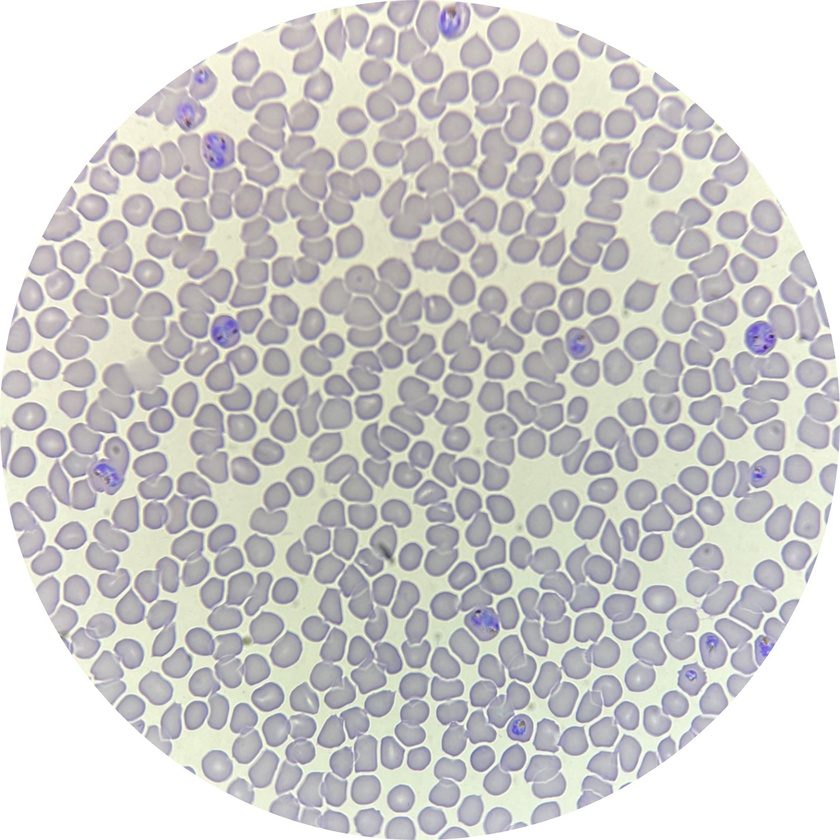
#> input picture Cell-Counting/sample_infected_1.jpg, 840 x 840 px, shrunk from 1430 x 1429 before the run, found by its file name
$ python '개수세기_circle_감염_hmap.py'
#> lines starting #> are read from the running program, lines starting #| are printed output that depends on the picture; after the words box and inside, x2 and y2 are one past the last pixel; in counts of white or black regions, pixels touching at a corner belong together
import cv2
import numpy as np
import matplotlib.pyplot as plt

# ===============================
# 0. 이미지 로드
# ===============================
img = cv2.imread("Cell-Counting\sample_infected_1.jpg")
#> img is the input picture: shape (840, 840, 3); mean B, G, R 202.1, 203.6, 204.9
assert img is not None, "이미지를 불러올 수 없습니다."
orig = img.copy()

# ===============================
# 1. Grayscale & Preprocessing
# ===============================
gray = cv2.cvtColor(img, cv2.COLOR_BGR2GRAY)
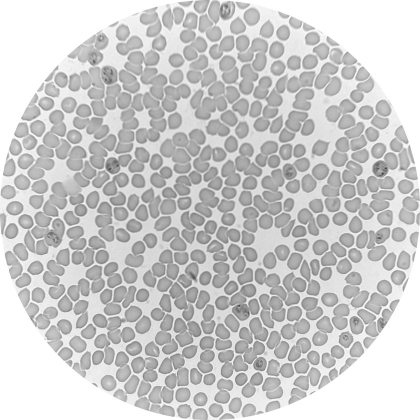
#> gray: shape (840, 840) (shown at 1/2 size); min 38, max 255, mean 203.8

# ===============================
# 2. k-means
# ===============================
Z = gray.reshape((-1, 1)).astype(np.float32)
K = 2
criteria = (cv2.TERM_CRITERIA_EPS + cv2.TERM_CRITERIA_MAX_ITER, 10, 1.0)

_, labels, centers = cv2.kmeans(
    Z, K, None, criteria, 10, cv2.KMEANS_RANDOM_CENTERS
)
#> centers = [171, 240.1]
segmented = centers[labels.flatten()].reshape(gray.shape).astype(np.uint8)
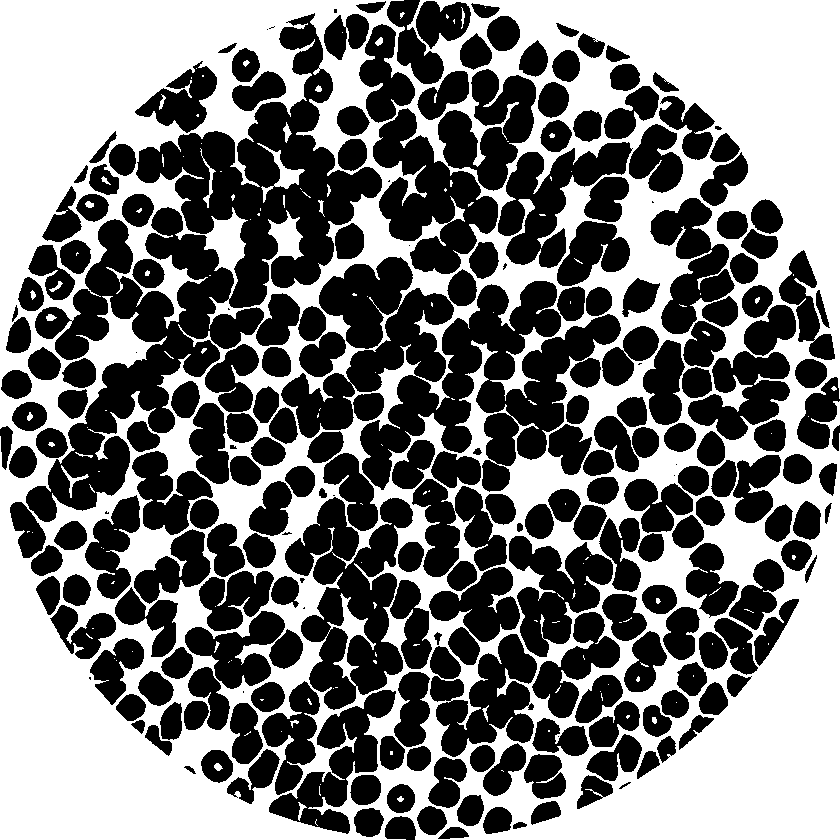
#> segmented: shape (840, 840); values 171 (black) and 240 (white), 47.6% white; 148 white regions (113 under 20 px), largest, box (x1, y1, x2, y2) and area: (0, 0, 840, 840) 333371, (257, 143, 305, 203) 604, (200, 148, 216, 208) 174

# ===============================
# 3. Binary mask
# ===============================
#_, binary = cv2.threshold(
#    segmented, 0, 255, cv2.THRESH_BINARY_INV + cv2.THRESH_OTSU
#)

cell_cluster = np.argmin(centers)  # 더 어두운 클러스터
#> cell_cluster = 0
binary = (labels.reshape(gray.shape) == cell_cluster).astype(np.uint8) * 255


# ===============================
# 4. Morphology
# ===============================
kernel = np.ones((3, 3), np.uint8)
opening = cv2.morphologyEx(binary, cv2.MORPH_OPEN, kernel, iterations=2)
#> opening: shape (840, 840); 51.8% white; 105 black regions (78 under 20 px), largest, box (x1, y1, x2, y2) and area: (0, 0, 840, 840) 338726, (200, 148, 222, 208) 182, (46, 314, 57, 321) 53

# ===============================
# 3-1. Hole filling (적혈구 내부 구멍 제거)
# ===============================
h, w = binary.shape
mask = np.zeros((h + 2, w + 2), np.uint8)

binary_filled = binary.copy()
mask = np.zeros((h + 2, w + 2), np.uint8)

# 테두리 전체를 seed로 flood fill
for x in range(w):
    cv2.floodFill(binary_filled, mask, (x, 0), 255)
    cv2.floodFill(binary_filled, mask, (x, h-1), 255)
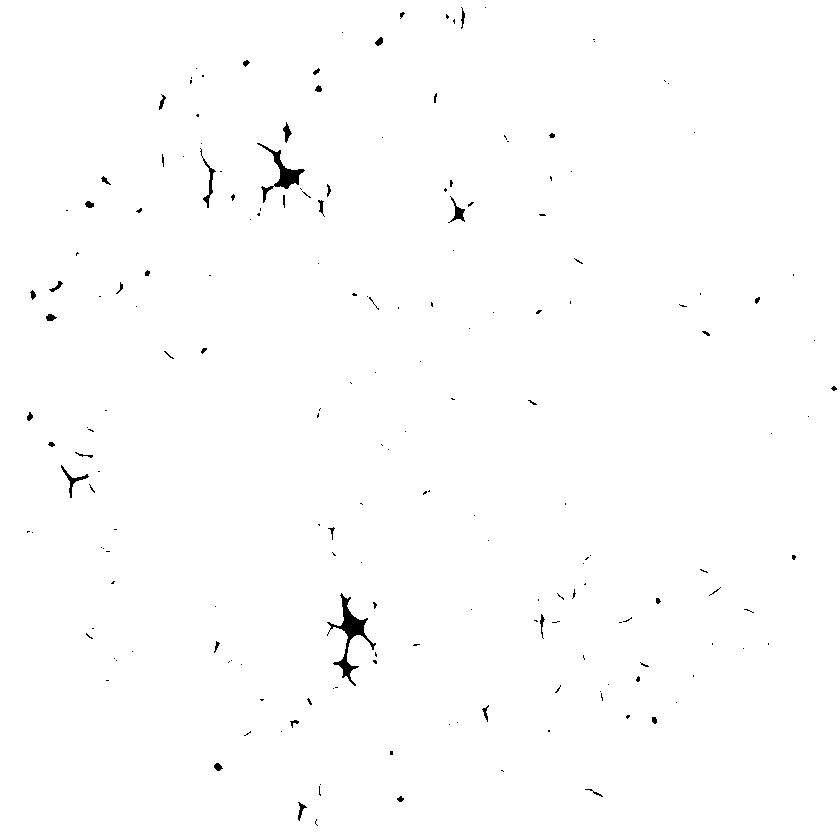
#> binary_filled: shape (840, 840); 99.4% white; 189 black regions (148 under 20 px), largest, box (x1, y1, x2, y2) and area: (327, 593, 376, 686) 917, (257, 143, 305, 203) 604, (200, 148, 216, 208) 174

for y in range(h):
    cv2.floodFill(binary_filled, mask, (0, y), 255)
    cv2.floodFill(binary_filled, mask, (w-1, y), 255)

binary_filled_inv = cv2.bitwise_not(binary_filled)
binary = binary | binary_filled_inv
#> binary: shape (840, 840); 52.9% white; 1 black region, box (x1, y1, x2, y2) and area: (0, 0, 840, 840) 332041

# ===============================
# 5. Distance Transform & Peak Detection
# ===============================
dist = cv2.distanceTransform(opening, cv2.DIST_L2, 5)

min_peak_ratio = 0.20
local_max = (cv2.dilate(dist, np.ones((3, 3))) == dist) & (dist > min_peak_ratio * dist.max())
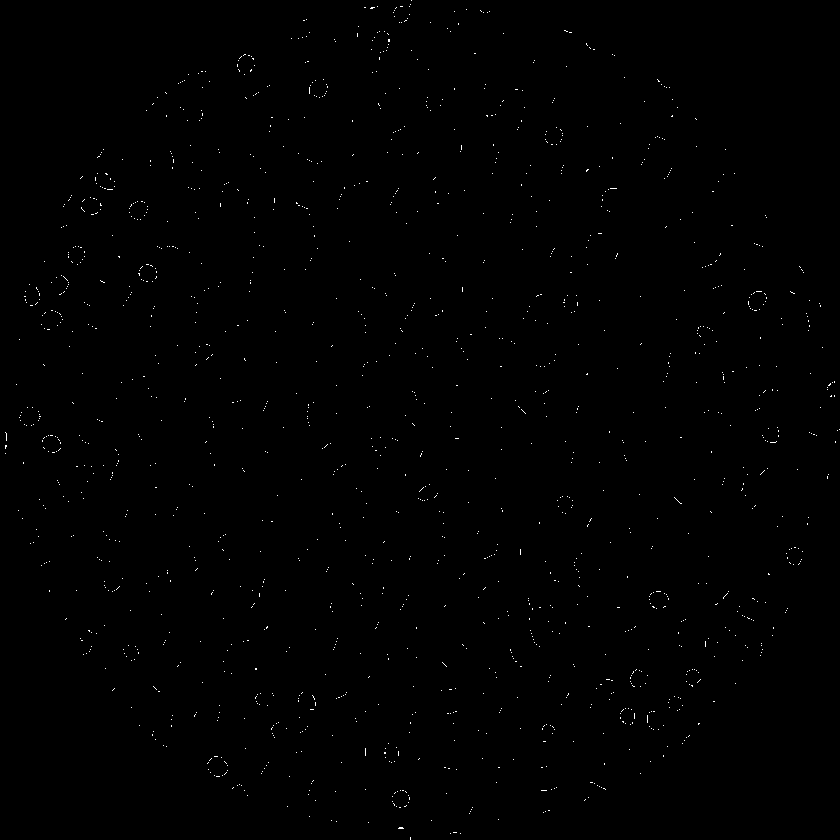
#> local_max: shape (840, 840) bool; 0.32% white in thin lines or dots
num_peaks, peak_labels = cv2.connectedComponents(local_max.astype(np.uint8))
#> peak_labels: shape (840, 840) int32; 1573 distinct labels, from 0 to 1572
#> num_peaks = 1573

peak_points = []
for i in range(1, num_peaks):
    ys, xs = np.where(peak_labels == i)
    peak_points.append((int(np.mean(ys)), int(np.mean(xs))))
#> this loop made 1572 passes
#> (ys, xs) on passes 1 to 3: ([0], [411]), ([4], [410]), ([7, 7], [364, 365])
#> after the loop, peak_points = 1572 pairs, first value 0 to 838, second value 5 to 839

# NMS (중복 제거)
min_peak_distance = 13
peak_points = sorted(peak_points, key=lambda p: dist[p[0], p[1]], reverse=True)
filtered_peaks = []
for (y, x) in peak_points:
    if all(np.hypot(y - fy, x - fx) >= min_peak_distance for (fy, fx) in filtered_peaks):
        filtered_peaks.append((y, x))
#> this loop made 1572 passes
#> (y, x) on passes 1 to 3: (149, 218), (298, 336), (413, 336)
#> after the loop, filtered_peaks = 683 pairs, first value 0 to 838, second value 5 to 839

# ===============================
# 6. 감염 분석 및 히트맵 추출
# ===============================
ROI_RADIUS = 7  # 히트맵을 보기 위해 반지름을 조금 키움
INFECTED_MEAN_THRESHOLD = 180  # 이 값보다 낮으면 감염(어두운 점 존재)

output = orig.copy()
infected_rois = []  # 감염된 세포의 이미지를 담을 리스트
rbc_count = 0
infected_count = 0

for (y, x) in filtered_peaks:
    # ROI 좌표 계산 (이미지 경계 확인)
    y1, y2 = max(0, y-ROI_RADIUS), min(gray.shape[0], y+ROI_RADIUS+1)
    x1, x2 = max(0, x-ROI_RADIUS), min(gray.shape[1], x+ROI_RADIUS+1)

    roi = gray[y1:y2, x1:x2]
    if roi.size == 0: continue

    # 감염 판별용 마스크 (원의 내부만 계산)
    h_r, w_r = roi.shape
    roi_mask = np.zeros((h_r, w_r), dtype=np.uint8)
    cv2.circle(roi_mask, (x - x1, y - y1), ROI_RADIUS-2, 255, -1)

    mean_intensity = cv2.mean(roi, mask=roi_mask)[0]

    # 감염 여부에 따른 색상 결정 (빨간색: 감염, 초록색: 정상)
    if mean_intensity <= INFECTED_MEAN_THRESHOLD:
        color = (0, 0, 255) # Red
        infected_count += 1
        # 히트맵용 ROI 저장 (정규화하여 대비 극대화)
        roi_norm = cv2.normalize(roi, None, 0, 255, cv2.NORM_MINMAX)
        infected_rois.append(roi_norm)
    else:
        color = (0, 255, 0) # Green

    cv2.circle(output, (x, y), ROI_RADIUS, color, 2)
    rbc_count += 1
#> this loop made 683 passes
#> (y, x, y1, y2, x1, x2, mean_intensity, color) on passes 1 to 8: (149, 218, 142, 157, 211, 226, 149, (0, 0, 255)), (298, 336, 291, 306, 329, 344, 178.5, (0, 0, 255)), (413, 336, 406, 421, 329, 344, 172.9, (0, 0, 255)), (223, 406, 216, 231, 399, 414, 176, (0, 0, 255)), (311, 358, 304, 319, 351, 366, 176.5, (0, 0, 255)), (129, 454, 122, 137, 447, 462, 183.2, (0, 255, 0)), (337, 760, 330, 345, 753, 768, 151.8, (0, 0, 255)), (622, 483, 615, 630, 476, 491, 139, (0, 0, 255))
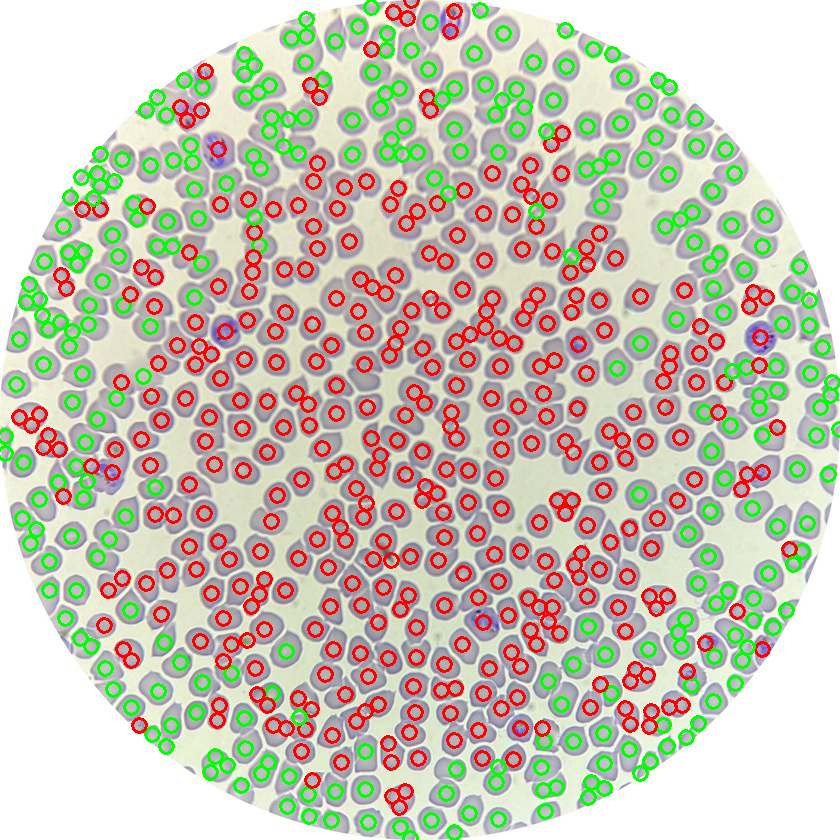
#> output: shape (840, 840, 3); 12.09% of pixels changed, all inside (x1, y1, x2, y2) = (0, 0, 840, 840)

# ===============================
# 7. 최종 시각화
# ===============================

# [1] 전체 분석 결과
fig, ax = plt.subplots(1, 2, figsize=(16, 8))
ax[0].imshow(cv2.cvtColor(output, cv2.COLOR_BGR2RGB))
ax[0].set_title(f"Detection: Total={rbc_count}, Infected={infected_count}")
ax[1].imshow(dist, cmap="jet")
ax[1].set_title("Distance Transform (Peaks)")
for a in ax: a.axis("off")
plt.tight_layout()
plt.show()

# ===============================
# 7-2. 감염된 적혈구 히트맵 (원본 어두운 특이점 강조)
# ===============================
if infected_rois:
    n_show = min(len(infected_rois), 6)
    fig, ax = plt.subplots(2, n_show, figsize=(3 * n_show, 6))
    if n_show == 1: ax = ax.reshape(2, 1)

    # --- 핵심 설정 ---
    DARK_CUT_OFF = 80
    # ----------------

    for i in range(n_show):
        # 1. 원본 그레이스케일 표시
        ax[0, i].imshow(infected_rois[i], cmap="gray")
        ax[0, i].set_title(f"Infected #{i+1}")

        # 2. 어두운 특이점 추출 (역전 없음)
        roi_target = infected_rois[i].copy()

        # 마스크 생성: DARK_CUT_OFF보다 밝은 부분은 제외
        mask = roi_target < DARK_CUT_OFF

        # 배경은 매우 밝게(255) 처리하거나, 혹은 0으로 두고 관심 영역만 유지
        # 여기서는 '어두운 점'을 강조하기 위해 나머지 영역을 255(흰색)로 채웁니다.
        roi_refined = np.full_like(roi_target, 255)
        roi_refined[mask] = roi_target[mask]

        # 3. 히트맵 시각화
        # 역전(255-)을 하지 않았으므로, 가장 어두운 점이 히트맵에서도 가장 낮은 값을 가집니다.
        im = ax[1, i].imshow(roi_refined, cmap="magma")
        ax[1, i].set_title(f"Infected Cell Pattern")

    for a in ax.flatten():
        a.axis("off")
#> this loop made 12 passes

    plt.suptitle("Infected pattern", fontsize=16)
    plt.tight_layout()
    plt.show()
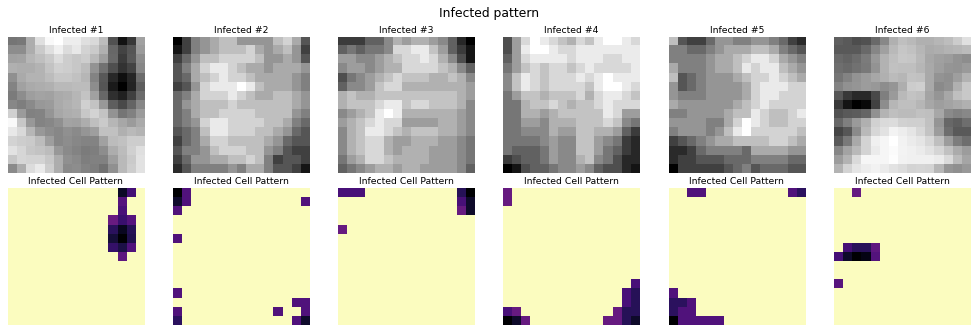
#> figure drawn by matplotlib, 12 panels

$ run again, with Cell-Counting/sample_infected_2.jpg copied over Cell-Counting/sample_infected_1.jpg
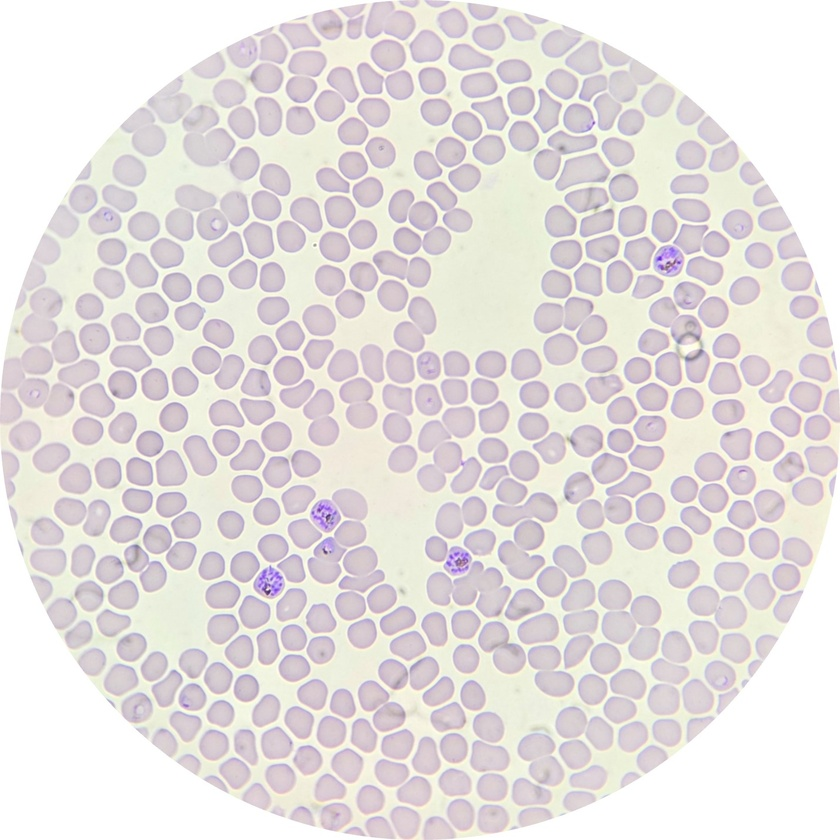
#> input picture Cell-Counting/sample_infected_2.jpg, 840 x 840 px, shrunk from 1429 x 1429 before the run, found by its file name
#> img is the input picture: shape (840, 840, 3); mean B, G, R 222.9, 223.5, 229.1
#> centers = [245, 202.2]
#> `segmented = centers[labels.flatten()].reshape(gray.shape).astype(np.ui..`:
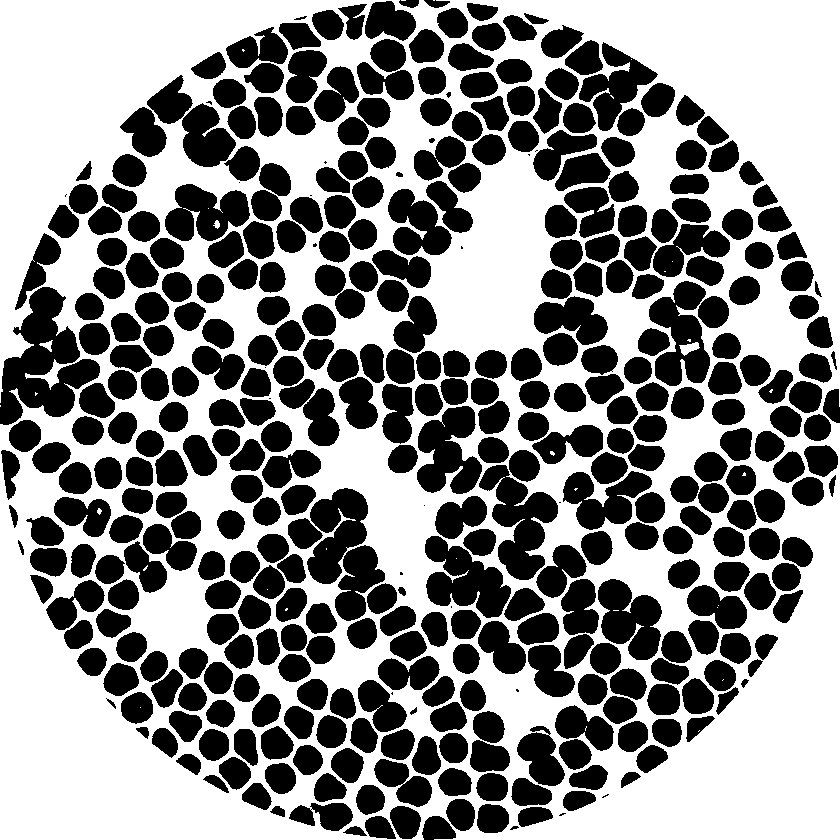
#> segmented: shape (840, 840); values 202 (black) and 245 (white), 53.9% white; 402 black regions (20 under 20 px), largest, box (x1, y1, x2, y2) and area: (0, 287, 100, 425) 6927, (479, 465, 558, 580) 4450, (425, 536, 511, 618) 3985
#> cell_cluster = 1
#> opening: shape (840, 840); 45.7% white; 381 white regions, largest, box (x1, y1, x2, y2) and area: (0, 287, 100, 425) 6847, (480, 465, 558, 580) 4442, (425, 536, 511, 618) 3971
#> binary_filled_inv: shape (840, 840); 0.06% white; 46 white regions (42 under 20 px), largest, box (x1, y1, x2, y2) and area: (679, 342, 700, 356) 158, (39, 340, 53, 352) 74, (213, 220, 220, 229) 38, (97, 508, 102, 515) 23
#> local_max: shape (840, 840) bool; 0.19% white in thin lines or dots
#> peak_labels: shape (840, 840) int32; 920 distinct labels, from 0 to 919
#> num_peaks = 920
#> the loop `for i in range(1, num_peaks):` made 919 passes
#> (ys, xs) on passes 1 to 3: ([0], [412]), ([0], [429]), ([2], [430])
#> after the loop `for i in range(1, num_peaks):`: peak_points = 919 pairs, first value 0 to 830, second value 0 to 838
#> the loop `for (y, x) in peak_points:` made 919 passes
#> (y, x) on passes 1 to 3: (626, 618), (139, 149), (55, 389)
#> after the loop `for (y, x) in peak_points:`: filtered_peaks = 517 pairs, first value 0 to 830, second value 10 to 831
#> the loop `for (y, x) in filtered_peaks:` made 517 passes
#> (y, x, y1, y2, x1, x2, mean_intensity) on passes 1 to 8: (626, 618, 619, 634, 611, 626, 213), (139, 149, 132, 147, 142, 157, 215.7), (55, 389, 48, 63, 382, 397, 210.4), (303, 46, 296, 311, 39, 54, 210.6), (349, 560, 342, 357, 553, 568, 209.6), (440, 586, 433, 448, 579, 594, 205.9), (699, 663, 692, 707, 656, 671, 216.7), (106, 170, 99, 114, 163, 178, 218.5)
#> `plt.show()`:
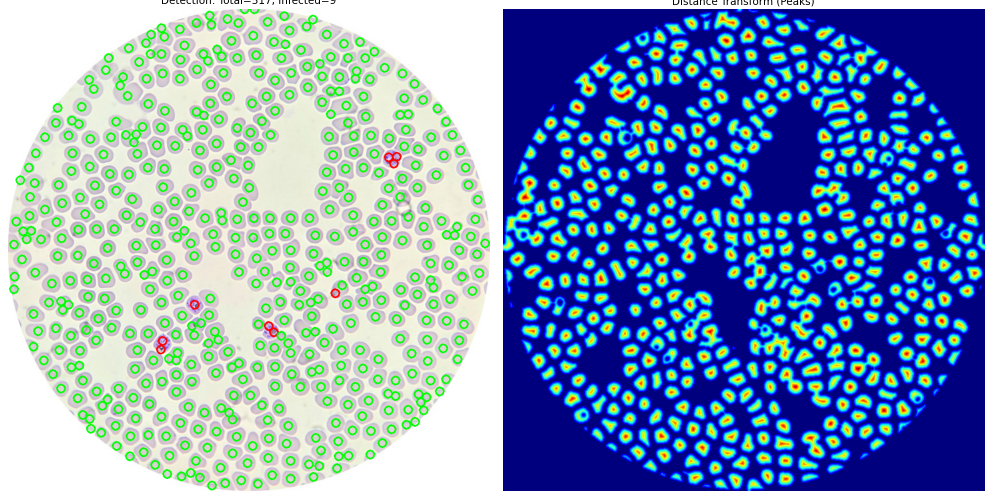
#> figure drawn by matplotlib, 2 panels
#> the loop `for a in ax.flatten():` made 12 passes
